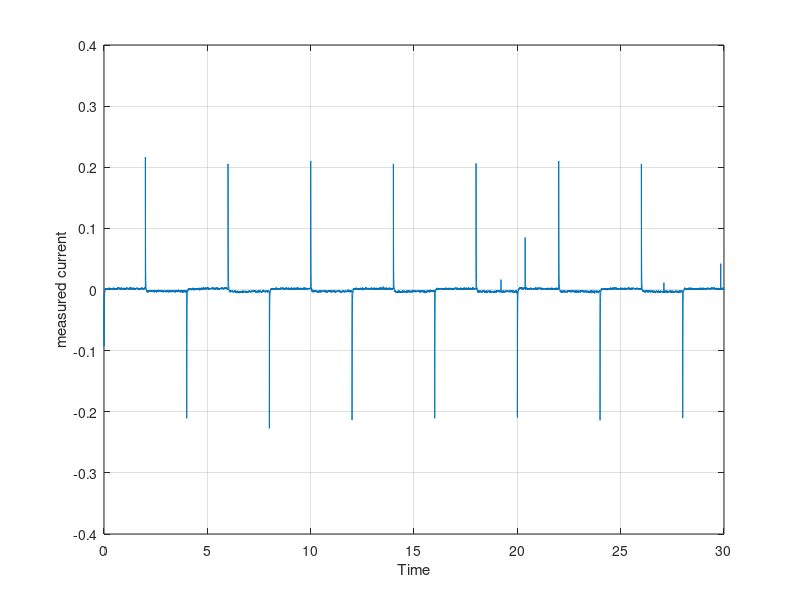
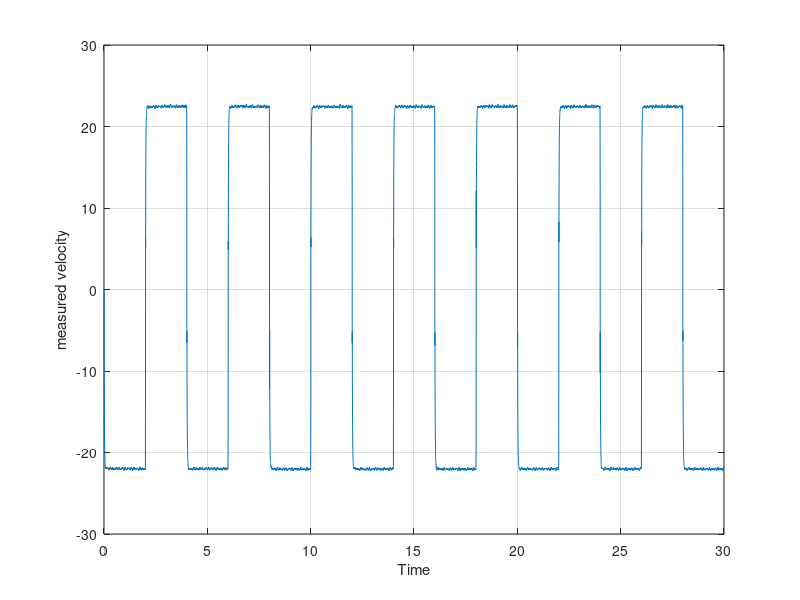

These figures' MATLAB source, in order:
%% preparation %%
close all
clear all
clc

%% Data %%

Ra = 8.4;  % armature resistance
L = 1.16e-3; % armature inductance
Ke = 0.042; % torque constant
Kc =  0.042; % back-emf constant
Jm = 4e-6; % motor inertia 
Jh = 0.6e-6; % motor hub inertia 
Br = 0; % damping coeff.


%% State Space representation %%


A =[ -Ra/L ,      -Ke/L;
   Kc/(Jm+Jh) , -Br/(Jm+Jh)];

B = [1/L;
      0];

C = [1,0;
     0,1];

D = [0;0];

sys_complete = ss(A,B,C,D)

eigenvalues = eig(A)

%% Transfer Function %%


G_tot = tf(sys_complete)   % compute the transfer function matrix  
% figure 
% bode(G_tot)  % Plot the two Bode diagrams of the two transfer functions that we want ( from Va to theta and from Va to alpha)

%% Neglecting electrical dynamics %%

A1 =[ (-Br-Kc*Ke/Ra)/(Jh+Jm)];

B1 = [ (Kc/Ra)/(Jm+Jh)];

C1 = [1];

D1 = [0];

sys_partial = ss(A1,B1,C1,D1)

eigenvalues = eig(A1)

%% Transfer Function %%


G_partial = tf(sys_partial)   % compute the transfer function matrix  
% figure 
% bode(G_partial)  % Plot the two Bode diagrams of the two transfer functions that we want ( from Va to theta and from Va to alpha)


%% Load and plot the experimental data

load('current1.mat');
load('omega1.mat');

time_vector_current = current(1,:);
current_vector = current(2,:);

figure
plot(time_vector_current,current_vector);
xlabel('Time');
ylabel('measured current');
grid on;

time_vector_omega = omega(1,:);
omega_vector =(pi/180)*omega(2,:); % converted in rad/s

figure
plot(time_vector_omega,omega_vector);
xlabel('Time');
ylabel('measured velocity');
grid on;


%% Analyze data and compute the damping coefficient from the steady state values%

%the input voltage is a square wave of amplitude +-1V and frequency 0.25Hz

% Find the steady state velocities value
positive_steady_st_values = [];
for i=1:length(omega_vector)
   if ((omega_vector(i)<23) && (omega_vector(i)>22.1))
       positive_steady_st_values = [positive_steady_st_values,omega_vector(i)];
   end
end
positive_st_st_vel = mean(positive_steady_st_values);

Va = 1; % the constant input voltage
omega_m = positive_st_st_vel % the measured constant velocity
Br = (Kc/(Ra*omega_m))*Va - (Ke*Kc/Ra)


